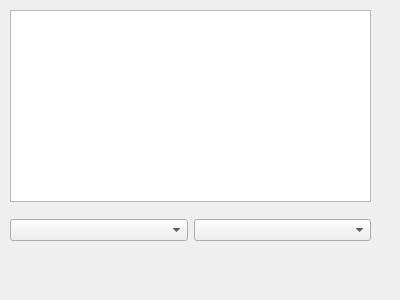
<?xml version="1.0" encoding="UTF-8"?>
<ui version="4.0">
 <class>Dialog</class>
 <widget class="QDialog" name="Dialog">
  <property name="geometry">
   <rect>
    <x>0</x>
    <y>0</y>
    <width>400</width>
    <height>300</height>
   </rect>
  </property>
  <property name="windowTitle">
   <string>Dialog</string>
  </property>
  <widget class="QWidget" name="horizontalLayoutWidget">
   <property name="geometry">
    <rect>
     <x>10</x>
     <y>210</y>
     <width>361</width>
     <height>41</height>
    </rect>
   </property>
   <layout class="QHBoxLayout" name="horizontalLayout">
    <item>
     <widget class="QComboBox" name="comboBox"/>
    </item>
    <item>
     <widget class="QComboBox" name="comboBox_2"/>
    </item>
   </layout>
  </widget>
  <widget class="QTextBrowser" name="textBrowser">
   <property name="geometry">
    <rect>
     <x>10</x>
     <y>10</y>
     <width>361</width>
     <height>192</height>
    </rect>
   </property>
  </widget>
 </widget>
 <resources/>
 <connections/>
</ui>
